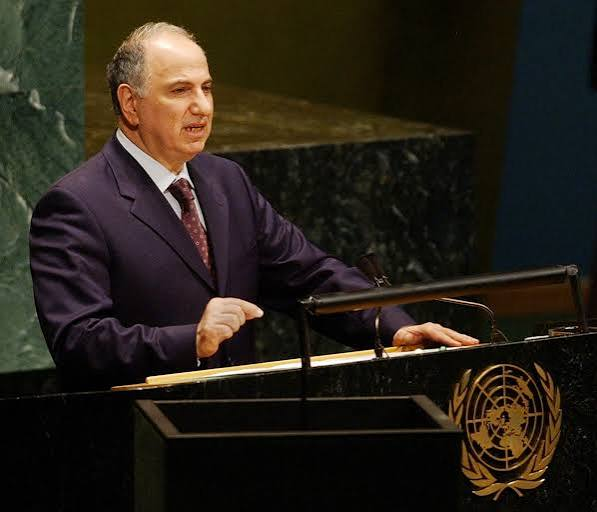
#> input picture train/Ahmad Chalabi/images.jpeg, 597 x 512 px; its folder holds only this picture in this run
$ python -i app.py   (imports and definitions only)
#> lines starting #> are read from the running program, lines starting #| are printed output that depends on the picture
import streamlit as st
import cv2
import numpy as np
import os
import urllib.request
import json
import ssl
from datetime import datetime

# ============================================
# PAGE CONFIG
# ============================================
# [6 lines not run here, left out]

# ============================================
# SESSION STATE
# ============================================
if "history" not in st.session_state:
    st.session_state.history = []
if "total_recognitions" not in st.session_state:
    st.session_state.total_recognitions = 0

HISTORY_FILE = "history.json"

def load_history():
    if os.path.exists(HISTORY_FILE):
        try:
            with open(HISTORY_FILE, "r") as f:
#> (reads history.json from the repository)
                return json.load(f)
        except:
            return []
    return []

# [9 lines left out: function save_history, not called in this run]

if not st.session_state.history:
    st.session_state.history = load_history()
    st.session_state.total_recognitions = len(st.session_state.history)

# ============================================
# CSS
# ============================================
# [120 lines not run here, left out]

# ============================================
# SSL + MODEL (Cascade built-in)
# ============================================
try:
    ssl._create_default_https_context = ssl._create_unverified_context
except AttributeError:
    pass

MODEL_URL = "https://github.com/opencv/opencv_zoo/raw/main/models/face_recognition_sface/face_recognition_sface_2021dec.onnx"
MODEL_PATH = "face_recognition_sface_2021dec.onnx"

# Download model if missing
# [8 lines not run here, left out]

# [12 lines that did not run here, left out]

# [1 line that did not run here, left out]

# ============================================
# DATABASE
# ============================================
DB_FILE = "face_db.json"
# [5 lines not run here, left out]

def save_db():
    with open(DB_FILE, "w") as f:
        json.dump(face_db, f)

def get_face_encoding(image_path):
#> called with image_path = 'train/Ahmad Chalabi/images.jpeg'
    try:
        img = cv2.imread(image_path)
#> img is the input picture: shape (512, 597, 3); mean B, G, R 25, 33.7, 39.9
        if img is None:
            return None
        gray = cv2.cvtColor(img, cv2.COLOR_BGR2GRAY)
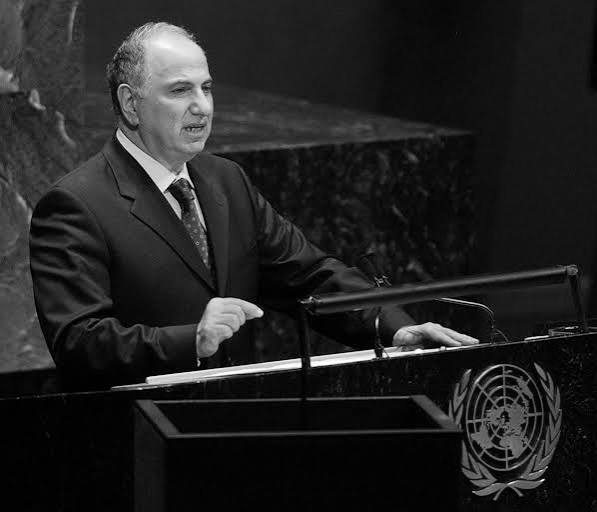
#> gray: shape (512, 597); min 0, max 255, mean 34.6
        faces = face_cascade.detectMultiScale(gray, 1.1, 5, minSize=(50, 50))
        if len(faces) == 0:
            return None
        x, y, w, h = max(faces, key=lambda r: r[2] * r[3])
        face_roi = img[y:y + h, x:x + w]
        face_resized = cv2.resize(face_roi, (112, 112))
        feature = recognizer.feature(face_resized)
        return feature.flatten()
    except Exception:
        return None

def cosine_similarity(a, b):
    return np.dot(a, b) / (np.linalg.norm(a) * np.linalg.norm(b))

# [50 lines left out: functions auto_register_from_train, recognize_face, register_person_manually, not called in this run]

# [60 lines not run here, left out]

# ============================================
# MAIN TABS
# ============================================
# [1 line that did not run here, left out]

# [132 lines not run here, left out]

>>> result = get_face_encoding('train/Ahmad Chalabi/images.jpeg')
